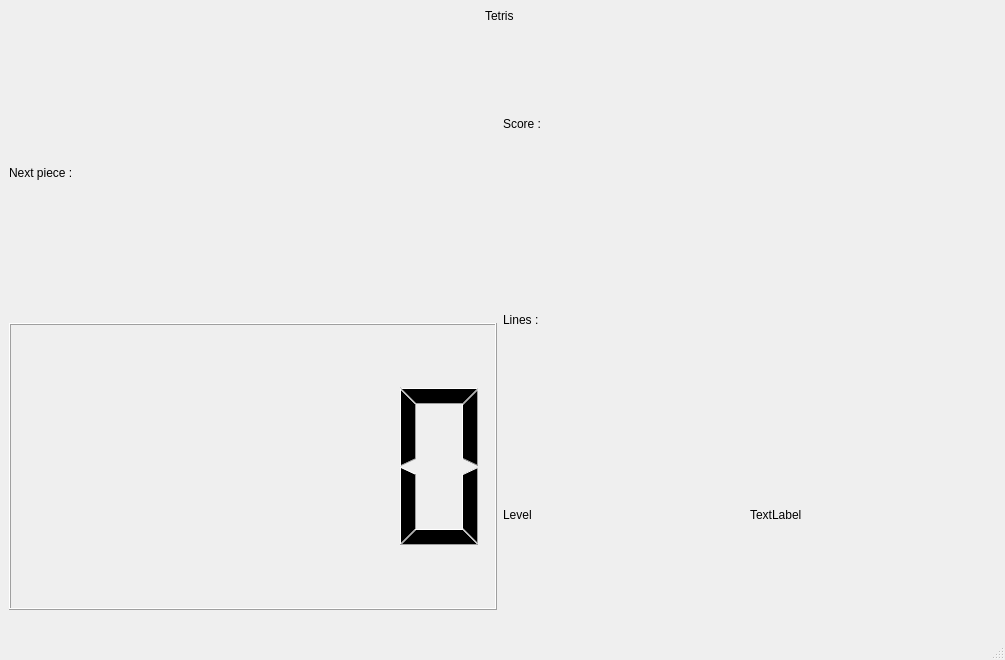
<?xml version="1.0" encoding="UTF-8"?>
<ui version="4.0">
 <class>MaClasse</class>
 <widget class="QMainWindow" name="MaClasse">
  <property name="geometry">
   <rect>
    <x>0</x>
    <y>0</y>
    <width>1005</width>
    <height>660</height>
   </rect>
  </property>
  <property name="windowTitle">
   <string>MaClasse</string>
  </property>
  <widget class="QWidget" name="centralwidget">
   <layout class="QGridLayout" name="gridLayout">
    <item row="0" column="1">
     <widget class="QStackedWidget" name="stackedWidget">
      <property name="sizePolicy">
       <sizepolicy hsizetype="Expanding" vsizetype="Expanding">
        <horstretch>0</horstretch>
        <verstretch>0</verstretch>
       </sizepolicy>
      </property>
      <property name="currentIndex">
       <number>1</number>
      </property>
      <widget class="QWidget" name="homepage">
       <widget class="QLabel" name="label_3">
        <property name="geometry">
         <rect>
          <x>370</x>
          <y>200</y>
          <width>49</width>
          <height>16</height>
         </rect>
        </property>
        <property name="text">
         <string>Height</string>
        </property>
       </widget>
       <widget class="QPushButton" name="pushButton">
        <property name="geometry">
         <rect>
          <x>430</x>
          <y>400</y>
          <width>80</width>
          <height>24</height>
         </rect>
        </property>
        <property name="text">
         <string>START</string>
        </property>
       </widget>
       <widget class="QSpinBox" name="heightSpinBox">
        <property name="geometry">
         <rect>
          <x>370</x>
          <y>230</y>
          <width>42</width>
          <height>25</height>
         </rect>
        </property>
       </widget>
       <widget class="QLabel" name="label">
        <property name="geometry">
         <rect>
          <x>440</x>
          <y>110</y>
          <width>61</width>
          <height>21</height>
         </rect>
        </property>
        <property name="text">
         <string>   TETRIS</string>
        </property>
       </widget>
       <widget class="QRadioButton" name="isPartially">
        <property name="geometry">
         <rect>
          <x>640</x>
          <y>230</y>
          <width>91</width>
          <height>22</height>
         </rect>
        </property>
        <property name="text">
         <string>Yes </string>
        </property>
       </widget>
       <widget class="QSpinBox" name="widthSpinBox">
        <property name="geometry">
         <rect>
          <x>480</x>
          <y>230</y>
          <width>42</width>
          <height>25</height>
         </rect>
        </property>
       </widget>
       <widget class="QLabel" name="label_5">
        <property name="geometry">
         <rect>
          <x>640</x>
          <y>200</y>
          <width>121</width>
          <height>21</height>
         </rect>
        </property>
        <property name="text">
         <string>Partially Fill Board ?</string>
        </property>
       </widget>
       <widget class="QSpinBox" name="levelSpinBox">
        <property name="geometry">
         <rect>
          <x>210</x>
          <y>230</y>
          <width>42</width>
          <height>25</height>
         </rect>
        </property>
       </widget>
       <widget class="QLabel" name="label_4">
        <property name="geometry">
         <rect>
          <x>480</x>
          <y>200</y>
          <width>49</width>
          <height>16</height>
         </rect>
        </property>
        <property name="text">
         <string>Width</string>
        </property>
       </widget>
       <widget class="QLabel" name="label_2">
        <property name="geometry">
         <rect>
          <x>210</x>
          <y>200</y>
          <width>49</width>
          <height>16</height>
         </rect>
        </property>
        <property name="text">
         <string>Level</string>
        </property>
       </widget>
       <widget class="QComboBox" name="gameTypeComboBox">
        <property name="geometry">
         <rect>
          <x>270</x>
          <y>230</y>
          <width>72</width>
          <height>24</height>
         </rect>
        </property>
       </widget>
       <widget class="QLabel" name="label_9">
        <property name="geometry">
         <rect>
          <x>270</x>
          <y>200</y>
          <width>71</width>
          <height>16</height>
         </rect>
        </property>
        <property name="text">
         <string>gameType</string>
        </property>
       </widget>
       <widget class="QWidget" name="gridLayoutWidget_2">
        <property name="geometry">
         <rect>
          <x>220</x>
          <y>290</y>
          <width>160</width>
          <height>80</height>
         </rect>
        </property>
        <layout class="QGridLayout" name="additionalInfos"/>
       </widget>
      </widget>
      <widget class="QWidget" name="gamePage">
       <property name="sizePolicy">
        <sizepolicy hsizetype="Expanding" vsizetype="Expanding">
         <horstretch>0</horstretch>
         <verstretch>0</verstretch>
        </sizepolicy>
       </property>
       <widget class="QWidget" name="verticalLayoutWidget">
        <property name="geometry">
         <rect>
          <x>0</x>
          <y>0</y>
          <width>981</width>
          <height>601</height>
         </rect>
        </property>
        <layout class="QVBoxLayout" name="verticalLayout">
         <item>
          <layout class="QHBoxLayout" name="horizontalLayout_2">
           <property name="sizeConstraint">
            <enum>QLayout::SetDefaultConstraint</enum>
           </property>
           <item>
            <widget class="QLabel" name="label_6">
             <property name="sizePolicy">
              <sizepolicy hsizetype="Fixed" vsizetype="Fixed">
               <horstretch>10</horstretch>
               <verstretch>0</verstretch>
              </sizepolicy>
             </property>
             <property name="minimumSize">
              <size>
               <width>10</width>
               <height>0</height>
              </size>
             </property>
             <property name="text">
              <string>Tetris</string>
             </property>
            </widget>
           </item>
          </layout>
         </item>
         <item>
          <layout class="QHBoxLayout" name="horizontalLayout">
           <item>
            <layout class="QVBoxLayout" name="verticalLayout_2">
             <item>
              <widget class="QLabel" name="label_11">
               <property name="text">
                <string>Next piece : </string>
               </property>
              </widget>
             </item>
             <item>
              <layout class="QGridLayout" name="nextPieceGrid"/>
             </item>
             <item>
              <widget class="QLCDNumber" name="lcdNumber">
               <property name="sizePolicy">
                <sizepolicy hsizetype="Minimum" vsizetype="Minimum">
                 <horstretch>0</horstretch>
                 <verstretch>0</verstretch>
                </sizepolicy>
               </property>
              </widget>
             </item>
            </layout>
           </item>
           <item>
            <layout class="QGridLayout" name="TetrisGrid"/>
           </item>
           <item>
            <layout class="QVBoxLayout" name="verticalLayout_3">
             <item>
              <layout class="QHBoxLayout" name="horizontalLayout_3">
               <item>
                <widget class="QLabel" name="label_7">
                 <property name="text">
                  <string>Score : </string>
                 </property>
                </widget>
               </item>
               <item>
                <widget class="QLabel" name="ScoreLabel">
                 <property name="text">
                  <string/>
                 </property>
                </widget>
               </item>
              </layout>
             </item>
             <item>
              <layout class="QHBoxLayout" name="horizontalLayout_4">
               <item>
                <widget class="QLabel" name="label_10">
                 <property name="text">
                  <string>Lines : </string>
                 </property>
                </widget>
               </item>
               <item>
                <widget class="QLabel" name="LinesLabel">
                 <property name="text">
                  <string/>
                 </property>
                </widget>
               </item>
              </layout>
             </item>
             <item>
              <layout class="QHBoxLayout" name="horizontalLayout_5">
               <item>
                <widget class="QLabel" name="label_8">
                 <property name="text">
                  <string>Level</string>
                 </property>
                </widget>
               </item>
               <item>
                <widget class="QLabel" name="LevelLabel">
                 <property name="text">
                  <string>TextLabel</string>
                 </property>
                </widget>
               </item>
              </layout>
             </item>
            </layout>
           </item>
          </layout>
         </item>
        </layout>
       </widget>
      </widget>
      <widget class="QWidget" name="endPage">
       <widget class="QLabel" name="endMessageLabel">
        <property name="geometry">
         <rect>
          <x>360</x>
          <y>110</y>
          <width>231</width>
          <height>16</height>
         </rect>
        </property>
        <property name="text">
         <string/>
        </property>
       </widget>
       <widget class="QPushButton" name="pushButton_2">
        <property name="geometry">
         <rect>
          <x>430</x>
          <y>280</y>
          <width>80</width>
          <height>24</height>
         </rect>
        </property>
        <property name="text">
         <string>Go back</string>
        </property>
       </widget>
      </widget>
     </widget>
    </item>
   </layout>
  </widget>
  <widget class="QMenuBar" name="menubar">
   <property name="geometry">
    <rect>
     <x>0</x>
     <y>0</y>
     <width>1005</width>
     <height>21</height>
    </rect>
   </property>
  </widget>
  <widget class="QStatusBar" name="statusbar"/>
 </widget>
 <resources/>
 <connections/>
</ui>
